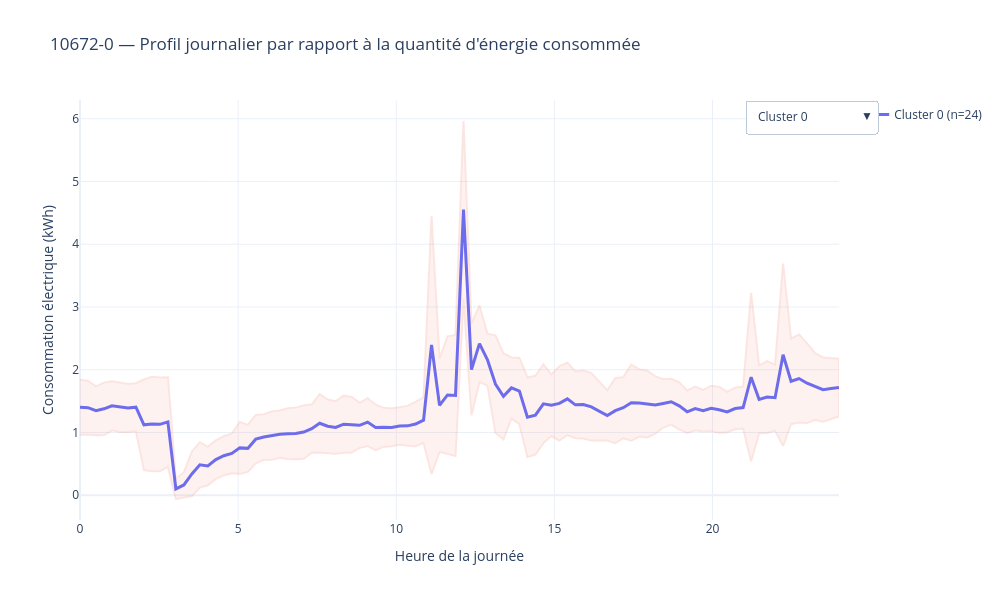
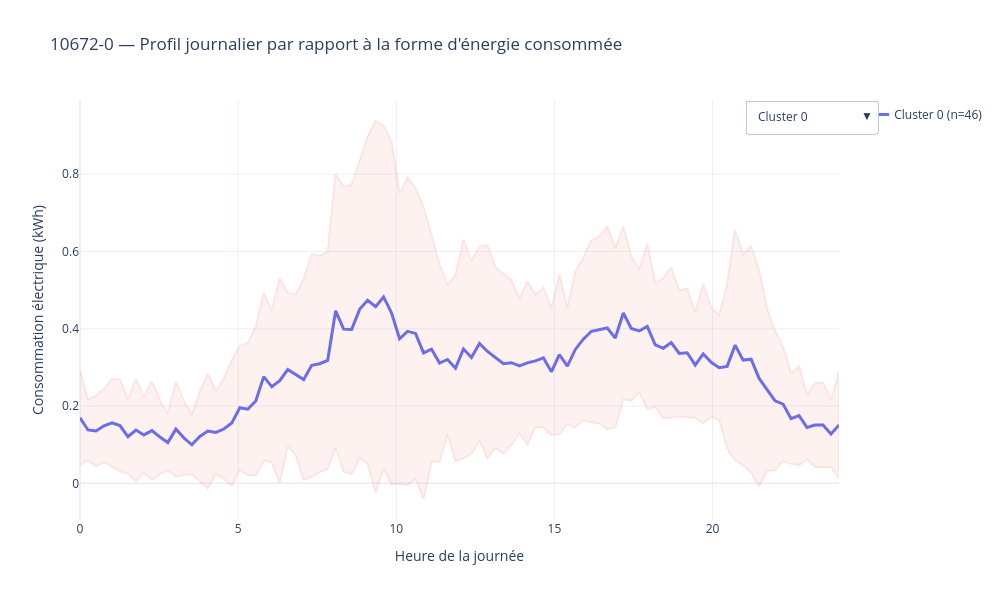

Here is the notebook cell these charts were saved with, in order:
### Code cell
plot_interactive_cluster_profiles(
    cluster_labels=cluster_labels_amplet_2,
    k_final=k_amplet_2,
    titre="10672-0 — Profil journalier par rapport à la quantité d'énergie consommée",
    days_input=days_clean_2,
)
plot_interactive_cluster_profiles(
    cluster_labels=cluster_labels_forme_2,
    k_final=k_forme_2,
    titre="10672-0 — Profil journalier par rapport à la forme d'énergie consommée",
    days_input=days_clean_2,
)
